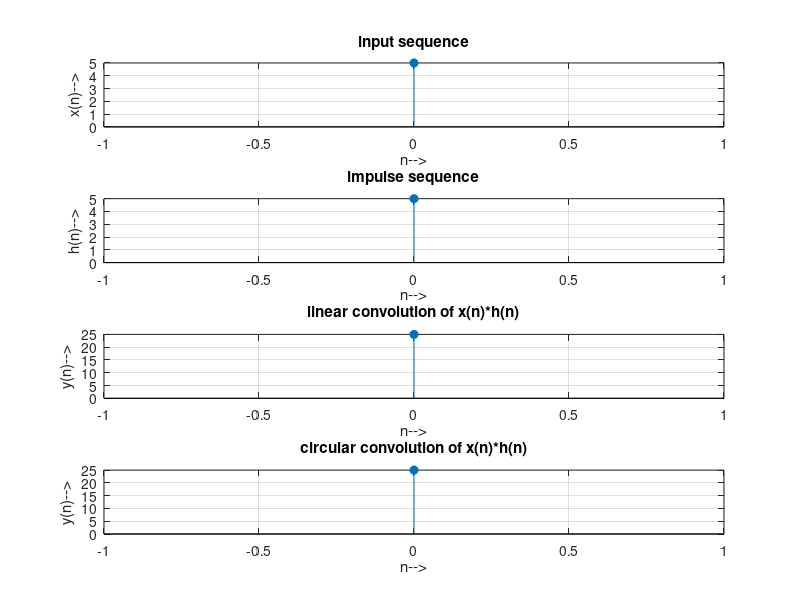

This chart was generated by the following MATLAB code:
clc;clear all; close all;
x = input('enter the first sequence x(n) = ');
h = input('enter the second sequence h(n) = ');
Xlen = length(x);
Hlen = length(h);

n = 0: 1: Xlen-1;
subplot(4,1,1);
stem(n,x,'filled');
title('input sequence');
xlabel('n-->'); 
ylabel('x(n)-->');
grid on;
n=0:1:Hlen-1;
subplot(4,1,2);
stem(n,h,'filled');
title('impulse sequence'); 
xlabel('n-->'); 
ylabel('h(n)-->');
grid on;

y = conv(h,x);
disp(y);
Ylen = Xlen+Hlen-1;
n = 0:1:Ylen-1;
subplot(4,1,3);
stem(n,y,"filled")
title('linear convolution of x(n)*h(n)'); 
xlabel('n-->'); 
ylabel('y(n)-->');
grid on;

N = max(Xlen,Hlen);
y1 = cconv(h,x,N);
disp(y1)
n=0:1:N-1;
subplot(4,1,4);
stem(n,y1,"filled"); 
title('circular convolution of x(n)*h(n)');
xlabel('n-->');
ylabel('y(n)-->');
grid on;
